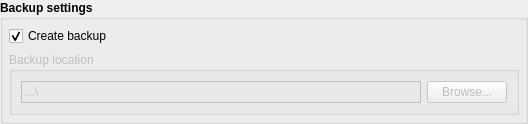
              <widget class="QGroupBox" name="groupBox">
               <property name="minimumSize">
                <size>
                 <width>0</width>
                 <height>120</height>
                </size>
               </property>
               <property name="font">
                <font>
                 <bold>true</bold>
                </font>
               </property>
               <property name="title">
                <string>Backup settings</string>
               </property>
               <layout class="QGridLayout" name="gridLayout_8">
                <property name="leftMargin">
                 <number>6</number>
                </property>
                <property name="topMargin">
                 <number>6</number>
                </property>
                <property name="rightMargin">
                 <number>6</number>
                </property>
                <property name="bottomMargin">
                 <number>6</number>
                </property>
                <item row="0" column="0">
                 <widget class="QCheckBox" name="EnableBackup">
                  <property name="font">
                   <font>
                    <bold>false</bold>
                   </font>
                  </property>
                  <property name="text">
                   <string>Create backup</string>
                  </property>
                  <property name="checked">
                   <bool>true</bool>
                  </property>
                 </widget>
                </item>
                <item row="1" column="0">
                 <widget class="QGroupBox" name="groupBox_Backup">
                  <property name="enabled">
                   <bool>false</bool>
                  </property>
                  <property name="sizePolicy">
                   <sizepolicy hsizetype="Preferred" vsizetype="Fixed">
                    <horstretch>0</horstretch>
                    <verstretch>0</verstretch>
                   </sizepolicy>
                  </property>
                  <property name="minimumSize">
                   <size>
                    <width>0</width>
                    <height>50</height>
                   </size>
                  </property>
                  <property name="font">
                   <font>
                    <bold>false</bold>
                   </font>
                  </property>
                  <property name="title">
                   <string>Backup location</string>
                  </property>
                  <layout class="QGridLayout" name="gridLayout_13">
                   <item row="0" column="0">
                    <widget class="QLabel" name="label_4">
                     <property name="sizePolicy">
                      <sizepolicy hsizetype="Preferred" vsizetype="Preferred">
                       <horstretch>0</horstretch>
                       <verstretch>0</verstretch>
                      </sizepolicy>
                     </property>
                     <property name="minimumSize">
                      <size>
                       <width>400</width>
                       <height>0</height>
                      </size>
                     </property>
                     <property name="frameShape">
                      <enum>QFrame::Shape::Box</enum>
                     </property>
                     <property name="text">
                      <string notr="true">...\</string>
                     </property>
                     <property name="scaledContents">
                      <bool>true</bool>
                     </property>
                     <property name="alignment">
                      <set>Qt::AlignmentFlag::AlignLeading|Qt::AlignmentFlag::AlignLeft|Qt::AlignmentFlag::AlignVCenter</set>
                     </property>
                    </widget>
                   </item>
                   <item row="0" column="1">
                    <widget class="QPushButton" name="BackUpLocation">
                     <property name="sizePolicy">
                      <sizepolicy hsizetype="Fixed" vsizetype="Fixed">
                       <horstretch>20</horstretch>
                       <verstretch>0</verstretch>
                      </sizepolicy>
                     </property>
                     <property name="minimumSize">
                      <size>
                       <width>20</width>
                       <height>0</height>
                      </size>
                     </property>
                     <property name="text">
                      <string>Browse...</string>
                     </property>
                    </widget>
                   </item>
                  </layout>
                 </widget>
                </item>
               </layout>
              </widget>
